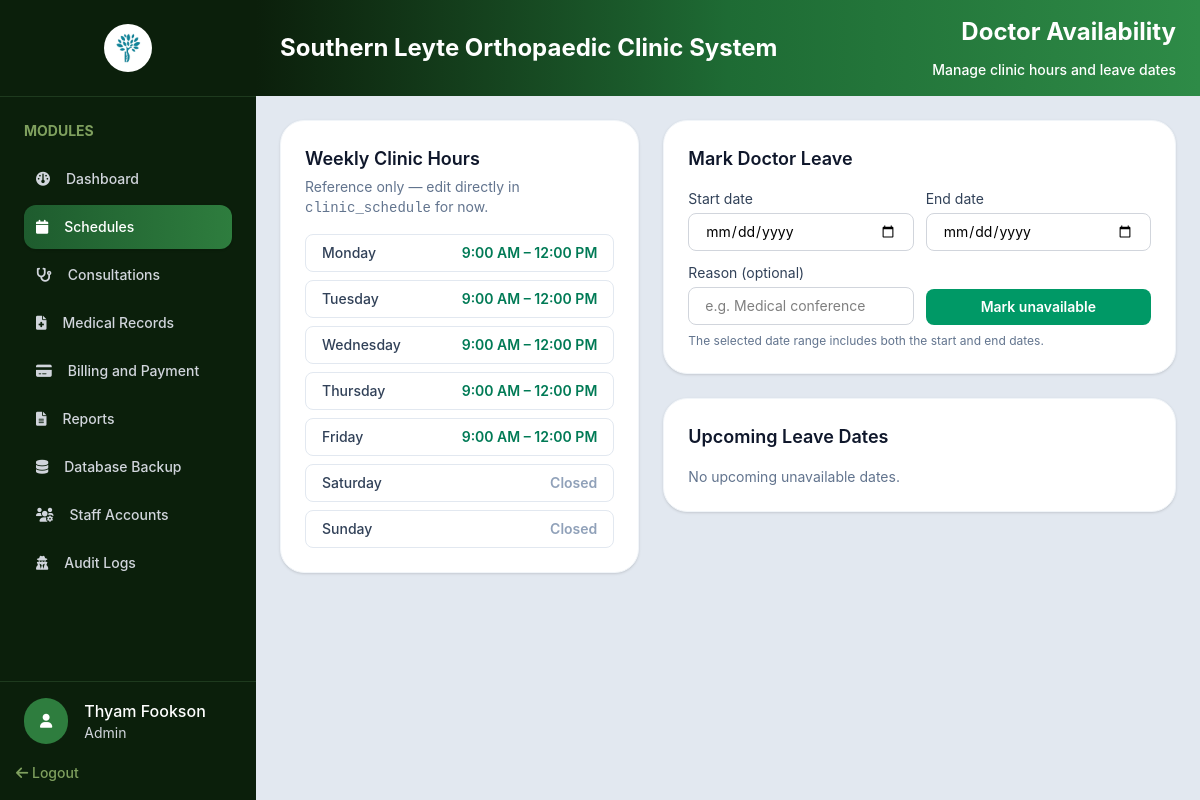
Page /admin/doctor-schedules.php (signed in) on the committed database.
### tables this page shows
CREATE TABLE `users` (
  `UserID` int UNSIGNED NOT NULL,
  `Username` varchar(50) NOT NULL,
  `PasswordHash` varchar(255) NOT NULL,
  `FirstName` varchar(100) NOT NULL,
  `MiddleName` varchar(255) DEFAULT NULL,
  `LastName` varchar(100) NOT NULL,
  `Role` enum('Admin','Doctor','Staff') NOT NULL DEFAULT 'Staff',
  `IsDoctor` tinyint(1) NOT NULL DEFAULT '0',
  `Email` varchar(150) DEFAULT NULL,
  `Phone` varchar(30) DEFAULT NULL,
  `Status` enum('Active','Inactive') NOT NULL DEFAULT 'Active',
  `CreatedAt` timestamp NOT NULL DEFAULT CURRENT_TIMESTAMP
);

CREATE TABLE `clinic_schedule` (
  `ScheduleID` int UNSIGNED NOT NULL,
  `DayOfWeek` tinyint UNSIGNED NOT NULL,
  `IsOpen` tinyint(1) NOT NULL DEFAULT '1',
  `StartTime` time DEFAULT NULL,
  `EndTime` time DEFAULT NULL
);

### includes/auth.php (called while the page is built, shortened)
<?php
class SessionManager
{
    public static function isLoggedIn(): bool
    {
        return isset($_SESSION['user_id']) || isset($_SESSION['userId']) || isset($_SESSION['user']);
    }
    public static function getCurrentRole(): ?string
    {
        return $_SESSION['access_type']
            ?? $_SESSION['user']['Role']
            ?? $_SESSION['Role']
            ?? null;
    }
    public static function getUser(PDO $pdo): ?array
    {
        $userId = $_SESSION['user_id'] ?? $_SESSION['userId'] ?? $_SESSION['user']['UserID'] ?? null;
        $statement = $pdo->prepare(
            'SELECT UserID AS user_id, Username AS username, FirstName AS first_name,
                    LastName AS last_name, Email AS email, Phone AS phone,
                    Role AS role, IsDoctor AS is_doctor, Status AS status, CreatedAt AS created_at
             FROM users WHERE UserID = ?'
        );
        $statement->execute([$userId]);
        return $statement->fetch(PDO::FETCH_ASSOC) ?: null;
    }
}

### php/fetch/fetch.php (called while the page is built, shortened)
<?php
function fetchAllData(PDO $pdo, string $query, array $params = []): array
{
    $stmt = $pdo->prepare($query);
    $stmt->execute($params);
    return $stmt->fetchAll(PDO::FETCH_ASSOC);
}

### admin/doctor-schedules.php (the view, shortened to what this page needs)
<?php
require_once __DIR__ . '/../config/config.php';
require_once __DIR__ . '/../includes/auth.php';
require_once __DIR__ . '/../php/fetch/fetch.php';
$admin = SessionManager::getUser($pdo);
$unavailableDates = fetchAllData(
    $pdo,
    'SELECT UnavailabilityID, UnavailableDate, Reason, CreatedAt
     FROM doctor_unavailability
     WHERE UnavailableDate >= CURDATE()
     ORDER BY UnavailableDate ASC'
);
$weeklySchedule = fetchAllData(
    $pdo,
    'SELECT DayOfWeek, IsOpen, StartTime, EndTime FROM clinic_schedule ORDER BY DayOfWeek ASC'
);
$dayNames = [1 => 'Monday', 2 => 'Tuesday', 3 => 'Wednesday', 4 => 'Thursday', 5 => 'Friday', 6 => 'Saturday', 7 => 'Sunday'];
?>
<!DOCTYPE html>
<html lang="en">
<head>
    <link rel="stylesheet" href="../assets/css/output.css">
    <link rel="stylesheet" href="../assets/css/global.css">
    <link rel="stylesheet" href="https://cdnjs.cloudflare.com/ajax/libs/font-awesome/6.0.0-beta3/css/all.min.css">
</head>
<body class="h-screen flex bg-slate-200 overflow-hidden">
    <?php include_once '../includes/sidebar.php'; ?>
    <section class="flex-1 min-h-0 flex flex-col overflow-hidden">
        <div
            class="flex items-center justify-between bg-gradient-to-r from-[#0b1f0b] via-[#1e6b34] to-[#2e8b47] px-6 py-4">
            <h1 class="text-2xl font-bold text-white">Southern Leyte Orthopaedic Clinic System</h1>
            <div class="flex flex-col gap-3 items-end">
                <h1 class="text-2xl font-bold text-white">Doctor Availability</h1>
                <h3 class="text-sm font-medium text-white">Manage clinic hours and leave dates</h3>
            </div>
        </div>
        <div class="grid grid-cols-12 gap-6 min-h-0 overflow-auto p-6 space-y-4">
            <div class="col-span-12 lg:col-span-5">
                <div class="bg-white rounded-3xl shadow-sm p-6 border border-slate-100">
                    <h2 class="text-lg font-semibold text-slate-900 mb-1">Weekly Clinic Hours</h2>
                    <p class="text-sm text-slate-500 mb-4">Reference only — edit directly in <code>clinic_schedule</code> for now.</p>
                    <div class="space-y-2">
                        <?php foreach ($weeklySchedule as $day): ?>
                            <div class="flex items-center justify-between rounded-lg border border-slate-200 px-4 py-2 text-sm">
                                <span class="font-medium text-slate-700"><?= htmlspecialchars($dayNames[$day['DayOfWeek']] ?? '') ?></span>
                                <?php if ($day['IsOpen']): ?>
                                    <span class="text-emerald-700 font-semibold">
                                        <?= htmlspecialchars(date('g:i A', strtotime($day['StartTime']))) ?> –
                                        <?= htmlspecialchars(date('g:i A', strtotime($day['EndTime']))) ?>
                                    </span>
                                <?php else: ?>
                                    <span class="text-slate-400 font-semibold">Closed</span>
                                <?php endif; ?>
                            </div>
                        <?php endforeach; ?>
                    </div>
                </div>
            </div>
            <div class="col-span-12 lg:col-span-7 space-y-6">
                <div class="bg-white rounded-3xl shadow-sm p-6 border border-slate-100">
                    <h2 class="text-lg font-semibold text-slate-900 mb-4">Mark Doctor Leave</h2>
                    <form id="addUnavailabilityForm" class="grid grid-cols-1 sm:grid-cols-2 xl:grid-cols-4 gap-3 items-end">
                        <div class="w-full">
                            <label class="block text-sm text-slate-700 mb-1">Start date</label>
                            <input type="date" name="start_date" min="<?= htmlspecialchars(date('Y-m-d'), ENT_QUOTES, 'UTF-8') ?>" required
                                class="w-full border border-gray-300 bg-white rounded-lg px-4 py-2 text-sm focus:outline-none focus:ring-2 focus:ring-emerald-500">
                        </div>
                        <div class="w-full">
                            <label class="block text-sm text-slate-700 mb-1">End date</label>
                            <input type="date" name="end_date" min="<?= htmlspecialchars(date('Y-m-d'), ENT_QUOTES, 'UTF-8') ?>" required
                                class="w-full border border-gray-300 bg-white rounded-lg px-4 py-2 text-sm focus:outline-none focus:ring-2 focus:ring-emerald-500">
                        </div>
                        <div class="w-full">
                            <label class="block text-sm text-slate-700 mb-1">Reason (optional)</label>
                            <input type="text" name="reason" placeholder="e.g. Medical conference"
                                class="w-full border border-gray-300 bg-white rounded-lg px-4 py-2 text-sm focus:outline-none focus:ring-2 focus:ring-emerald-500">
                        </div>
                        <button type="submit"
                            class="w-full px-5 py-2 bg-emerald-600 text-white text-sm font-semibold rounded-lg hover:bg-emerald-700">
                            Mark unavailable
                        </button>
                    </form>
                    <p class="text-xs text-slate-500 mt-2">The selected date range includes both the start and end dates.</p>
                </div>
                <div class="bg-white rounded-3xl shadow-sm p-6 border border-slate-100">
                    <h2 class="text-lg font-semibold text-slate-900 mb-4">Upcoming Leave Dates</h2>
                    <div id="unavailabilityList" class="space-y-2">
                        <?php if (empty($unavailableDates)): ?>
                            <p class="text-sm text-slate-500">No upcoming unavailable dates.</p>
                        <?php endif; ?>
                    </div>
                </div>
            </div>
        </div>
    </section>
</body>
</html>

### includes/sidebar.php (shortened to what this page needs)
<?php
$currentRole = strtolower((string) (SessionManager::getCurrentRole() ?? 'staff'));
$currentFile = basename($_SERVER['PHP_SELF']);
?>
<div class="w-64 shrink-0 bg-[#0b1f0b] flex flex-col h-full">
    <div class="w-full border-b p-6 border-[#1e3a1e] flex items-center justify-center gap-4">
        <img src="../assets/img/icon-logo.ico" alt="SLOC Logo" class="w-12 h-12 object-contain rounded-full">
    </div>
    <div class="custom-scrollbar w-full p-6 overflow-y-auto flex-1 min-h-0">
        <h2 class="text-[#7fa05e] font-bold text-sm mb-4">MODULES</h2>
        <?php foreach ($navItems as $item): ?>
            <?php if (in_array($currentRole, $item['roles'], true)): ?>
                <?php $isActive = $currentFile === $item['file']; ?>
                <div
                    class="flex items-center p-3 rounded-xl gap-4 mb-1 <?= $isActive ? 'bg-gradient-to-r from-[#1e5c2e] to-[#2e7d3e] shadow-sm' : '' ?>">
                    <i
                        class="text-sm fa-solid <?= htmlspecialchars($item['icon']) ?> <?= $isActive ? 'text-white' : 'text-gray-300' ?>"></i>
                    <a href="<?= htmlspecialchars($item['href']) ?>"
                        class="text-sm font-medium <?= $isActive ? 'text-white' : 'text-gray-300 hover:text-white' ?>">
                        <?= htmlspecialchars($item['label']) ?>
                    </a>
                </div>
            <?php endif; ?>
        <?php endforeach; ?>
    </div>
    <div class="mt-auto">
        <div class="w-full border-t pt-4 pl-6 border-[#1e3a1e] flex items-center gap-4">
            <i class="text-sm fa-solid fa-user text-white p-4 bg-[#2e7d3e] rounded-full"></i>
            <div>
                <?php if ($admin): ?>
                    <h1 class="text-white text-md font-medium">
                        <?= htmlspecialchars($admin['first_name']) ?>     <?= htmlspecialchars($admin['last_name']) ?>
                    </h1>
                    <h3 class="text-gray-300 text-sm"><?= htmlspecialchars($admin['role']) ?></h3>
                <?php endif; ?>
            </div>
        </div>
        <div class="w-full p-4">
            <a href="../logout.php" class="text-[#7fa05e] hover:text-red-400 font-medium text-sm">
                <i class="fa-solid fa-arrow-left"></i> Logout
            </a>
        </div>
    </div>
</div>

### rows in the picture
users: FirstName "Thyam", LastName "Fookson", Role "Admin"
clinic_schedule: DayOfWeek "Monday", StartTime "9:00 AM", EndTime "12:00 PM"
clinic_schedule: DayOfWeek "Tuesday", StartTime "9:00 AM", EndTime "12:00 PM"
clinic_schedule: DayOfWeek "Wednesday", StartTime "9:00 AM", EndTime "12:00 PM"
clinic_schedule: DayOfWeek "Thursday", StartTime "9:00 AM", EndTime "12:00 PM"
clinic_schedule: DayOfWeek "Friday", StartTime "9:00 AM", EndTime "12:00 PM"
clinic_schedule: DayOfWeek "Saturday", IsOpen "Closed"
clinic_schedule: DayOfWeek "Sunday", IsOpen "Closed"

### other values in the picture
$item['label'] "Dashboard"
$item['label'] "Schedules"
$item['label'] "Consultations"
$item['label'] "Medical Records"
$item['label'] "Billing and Payment"
$item['label'] "Reports"
$item['label'] "Database Backup"
$item['label'] "Staff Accounts"
$item['label'] "Audit Logs"
